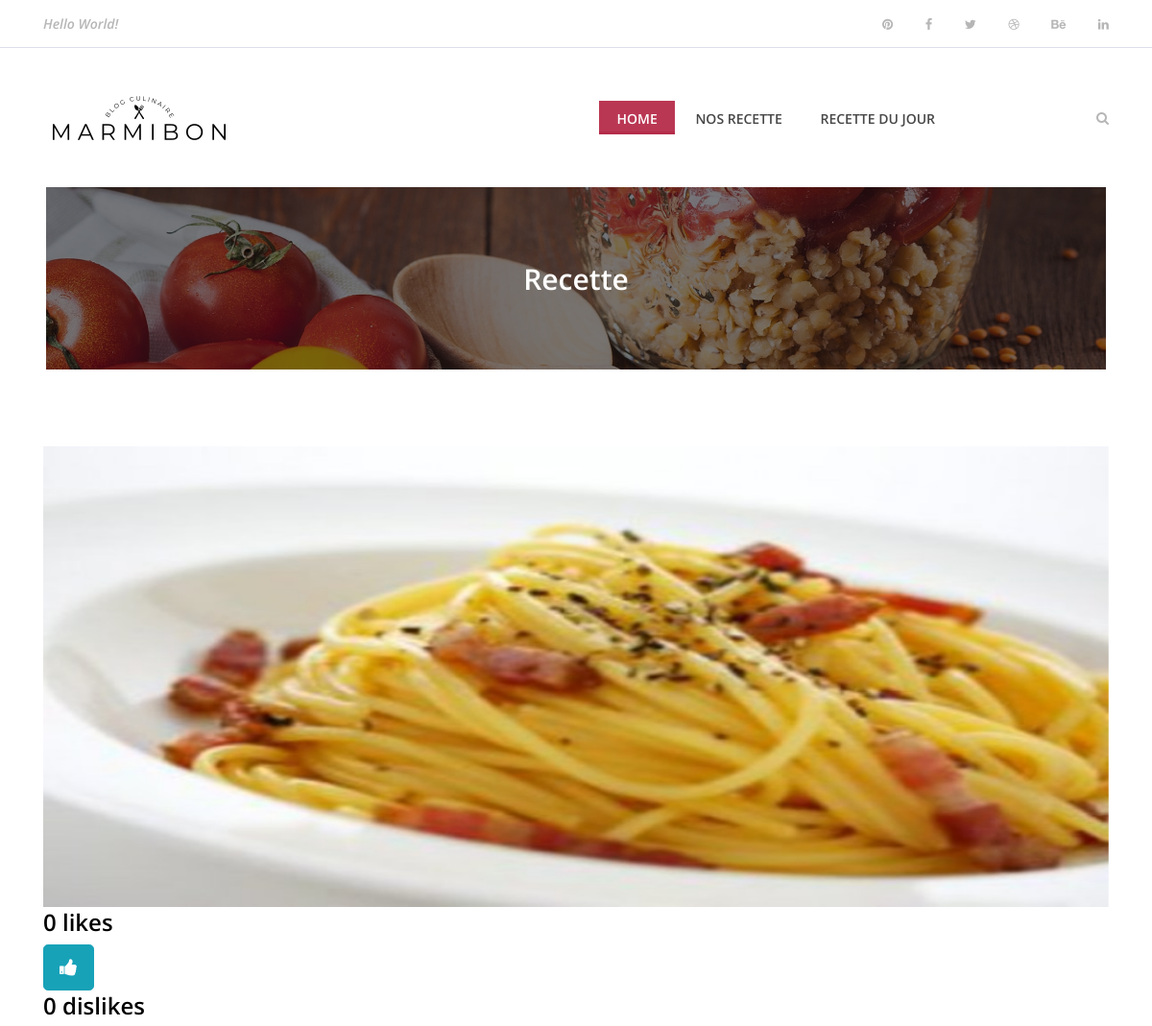
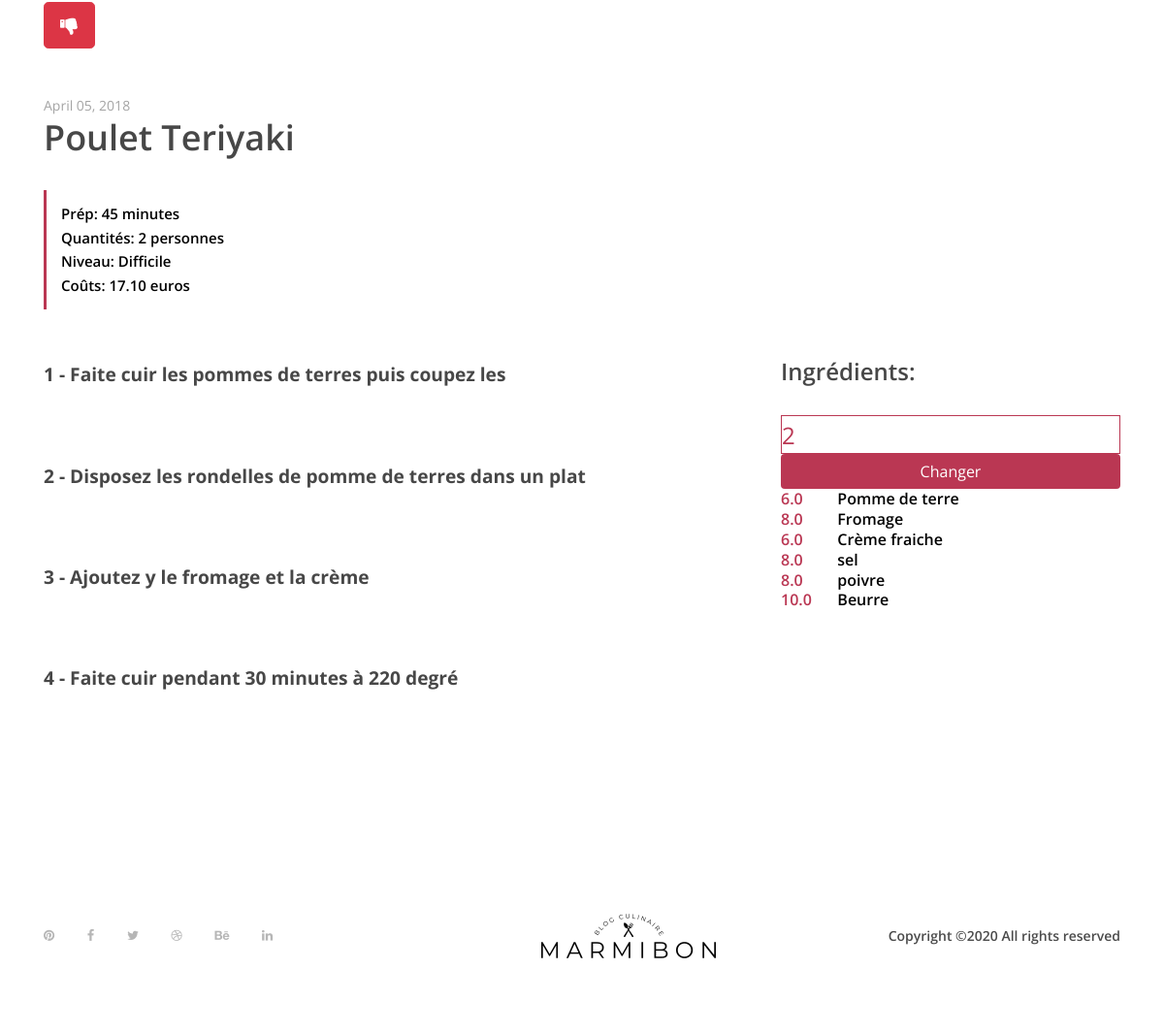
/?recipeID=3, run on the app's committed database (2 pictures, top to bottom).
### tables this page shows
CREATE TABLE IF NOT EXISTS `recette` (
  `Id_recette` bigint(255) NOT NULL AUTO_INCREMENT,
  `Name_recette` varchar(255) DEFAULT NULL,
  `img_recette` varchar(255) NOT NULL,
  `time_recette` varchar(255) DEFAULT NULL,
  `number_recette` bigint(255) DEFAULT NULL,
  `level_recette` varchar(255) DEFAULT NULL,
  `cost_recette` varchar(255) DEFAULT NULL,
  `description_recette` text NOT NULL,
  `Id_Ingredient` bigint(255) NOT NULL,
  `likes` int(255) NOT NULL,
  `dislikes` int(255) NOT NULL,
  PRIMARY KEY (`Id_recette`)
);

CREATE TABLE IF NOT EXISTS `directive` (
  `Id_recette_directive` bigint(255) NOT NULL,
  `dir1_directive` text DEFAULT NULL,
  `dir2_directive` text DEFAULT NULL,
  `dir3_directive` text DEFAULT NULL,
  `dir4_directive` text DEFAULT NULL,
  `dir5_directive` text DEFAULT NULL,
  `dir6_directive` text DEFAULT NULL,
  `dir7_directive` text DEFAULT NULL,
  `dir8_directive` text DEFAULT NULL,
  `dir9_directive` text DEFAULT NULL,
  `dir10_directive` text DEFAULT NULL,
  PRIMARY KEY (`Id_recette_directive`)
);

CREATE TABLE IF NOT EXISTS `ingredient` (
  `Id_recette_ingredient` bigint(255) NOT NULL,
  `srv` bigint(255) NOT NULL,
  `ing1_ingredient` varchar(255) DEFAULT NULL,
  `ing2_ingredient` varchar(255) DEFAULT NULL,
  `ing3_ingredient` varchar(255) DEFAULT NULL,
  `ing4_ingredient` varchar(255) DEFAULT NULL,
  `ing5_ingredient` varchar(255) DEFAULT NULL,
  `ing6_ingredient` varchar(255) DEFAULT NULL,
  `ing7_ingredient` varchar(255) DEFAULT NULL,
  `ing8_ingredient` varchar(255) DEFAULT NULL,
  `ing9_ingredient` varchar(255) DEFAULT NULL,
  `ing10_ingredient` varchar(255) DEFAULT NULL,
  `qty1` decimal(10,1) DEFAULT NULL,
  `qty2` decimal(10,1) DEFAULT NULL,
  `qty3` decimal(10,1) DEFAULT NULL,
  `qty4` decimal(10,1) DEFAULT NULL,
  `qty5` decimal(10,1) DEFAULT NULL,
  `qty6` decimal(10,1) DEFAULT NULL,
  `tqty1` decimal(10,1) DEFAULT NULL,
  `tqty2` decimal(10,1) DEFAULT NULL,
  `tqty3` decimal(10,1) DEFAULT NULL,
  `tqty4` decimal(10,1) DEFAULT NULL,
  `tqty5` decimal(10,1) DEFAULT NULL,
  `tqty6` decimal(10,1) DEFAULT NULL,
  PRIMARY KEY (`Id_recette_ingredient`)
);

### controllers/controller.php (called while the page is built, shortened)
<?php
require('models/model.php');
function singleRecipe(){
    $recipe = new Recette();
    $recipe = $recipe->recipe($_GET['recipeID']);
    $ingredient = new Recette();
    $ingredient = $ingredient->ingredient($_GET['recipeID']);
    $tquantity = new Recette();
    $tquantity = $tquantity->tquantity($_GET['recipeID']);
    $directive = new Recette();
    $directive = $directive->directive($_GET['recipeID']);
    $service = new Recette();
    $service = $service->service($_GET['recipeID']);
    require('views/recipe.php');
}

### public/connect.php (called while the page is built)
<?php
class Databases
{
    public function connect()
    {
        try
        {
            $db = new PDO('mysql:host=localhost;dbname=marmibon;port=3308;charset=utf8', 'root', '');
            return $db;
        }
        catch(Exception $e)
        {
            die('Erreur : '.$e->getMessage());
        }
    }
}

### models/model.php (called while the page is built, shortened)
<?php
require_once('public/connect.php');
class Recette extends Databases{
    public function recipe($recipeID){
        $recette = $this->connect()->prepare('SELECT * FROM recette WHERE id_recette='.$recipeID.'');
        $recette->execute();
        $result = $recette->fetch(PDO::FETCH_ASSOC);
        return $result;
     }
     public function ingredient($recipeID){
        $recette = $this->connect()->prepare('SELECT ing1_ingredient, ing2_ingredient, ing3_ingredient, ing4_ingredient, ing5_ingredient,
        ing6_ingredient, ing7_ingredient, ing8_ingredient, ing9_ingredient, ing10_ingredient
        FROM ingredient WHERE id_recette_ingredient='.$recipeID.'');
        $recette->execute();
        $result = $recette->fetch(PDO::FETCH_ASSOC);
        return $result;
     }
     public function tquantity($recipeID){
        $recette = $this->connect()->prepare('SELECT tqty1, tqty2, tqty3, tqty4, tqty5,
        tqty6
        FROM ingredient WHERE id_recette_ingredient='.$recipeID.'');
        $recette->execute();
        $result = $recette->fetch(PDO::FETCH_ASSOC);
        return $result;
     }
     public function service($recipeID){
        $recette = $this->connect()->prepare('SELECT srv
        FROM ingredient WHERE id_recette_ingredient='.$recipeID.'');
        $recette->execute();
        $result = $recette->fetch(PDO::FETCH_ASSOC);
        return $result;
     }
     public function directive($recipeID){
        $recette = $this->connect()->prepare('SELECT dir1_directive, dir2_directive, dir3_directive, dir4_directive, dir5_directive,
        dir6_directive, dir7_directive, dir8_directive, dir9_directive, dir10_directive FROM directive WHERE Id_recette_directive='.$recipeID.'');
        $recette->execute();
        $result = $recette->fetch(PDO::FETCH_ASSOC);
        return $result;
     }
}

### views/recipe.php (the view, shortened to what this page needs)
 <div class="breadcumb-area bg-img bg-overlay" style="background-image: url(public/img/bg-img/breadcumb3.jpg);">
        <div class="container h-100">
            <div class="row h-100 align-items-center">
                <div class="col-12">
                    <div class="breadcumb-text text-center">
                        <h2>Recette</h2>
                    </div>
                </div>
            </div>
        </div>
    </div>
    <div class="receipe-post-area section-padding-80">
        <div class="container" id="like">
            <div class="row">
                <div class="col-12">
                    <div class="receipe-slider owl-carousel">
                        <img style="height:60vh;" src="<?=$recipe['img_recette']?>" alt="">
                    </div>
                    <h4><?=$recipe['likes']?> likes</h4>
                    <form action="" method="POST">
                    <button onclick='window.location.hash="like"'; type="submit" name="like" value="1" class="btn btn-info btn-lg" id="like">
                    <i class="fa fa-thumbs-up"></i>
                    </button>
                    <h4><?=$recipe['dislikes']?> dislikes</h4>
                    <button onclick='window.location.hash="like"'; type="submit" name="dislike" value="1" class="btn btn-danger btn-lg">
                    <i class="fa fa-thumbs-down"></i>
                    </button>
                    </form>
                </div>
            </div>
        </div>
        <div class="receipe-content-area">
            <div class="container">
                <div class="row">
                    <div class="col-12 col-md-8">
                        <div class="receipe-headline my-5">
                            <span>April 05, 2018</span>
                            <h2><?=$recipe['Name_recette'] ?></h2>
                            <div class="receipe-duration">
                                <h6>Prép: <?=$recipe['time_recette']?></h6>
                                <h6>Quantités: <?=$recipe['number_recette']?> personnes</h6>
                                <h6>Niveau: <?=$recipe['level_recette']?></h6>
                                <h6>Coûts: <?=$recipe['cost_recette']?></h6>
                            </div>
                        </div>
                    </div>
                </div>
                <div class="row">
                    <div class="col-12 col-lg-8">
                        <?php
                            foreach($directive as $dir){
                                if( $dir != NULL ){
                        ?>
                        <div class="single-preparation-step d-flex">
                            <p style="color:#474747; font-size:1.2rem;font-weight:bold"> <?=$dir?> </p>
                        </div>
                        <?php
                                }
                            }
                        ?>
                    </div>
                    <div class="col-12 col-lg-4">
                        <div class="ingredients">
                            <h4>Ingrédients:</h4>
                            <form id="change" action="" method="POST" class="d-flex flex-column w-100">
                            <input style="border:1px solid #ba3753; color:#ba3753;height:40px;font-size:1.5rem" type="number" name="srv" value="<?=$service['srv']?>">
                            <button onclick='window.location.hash="change"'; class="btn btn-success" style="background:#ba3753 !important; border:none;" type="submit" value="ajouter" name="action">Changer</button>
                            <div style="display:flex;">
                            </form>
                            <h6 class="tqty" style="display:flex; flex-direction:column; width:100px; color:#ba3753;">
                            <?php
                                foreach($tquantity as $tqty){
                                    if( $tqty != 0 ){
                            ?>
                                <?= $tqty."<br>"?>
                            <?php
                                }
                            }
                            ?>
                            </h6>
                            <h6 style="display:flex; flex-direction:column; width:500px">
                            <?php
                                foreach( $ingredient as $ing ){
                                    if( $ing != NULL ){
                            ?>
                               <?= $ing."<br>"?>
                            <?php
                                    }
                                }
                            ?>
                            </h6>
                            </div>
                        </div>
                    </div>
                </div>
            </div>
        </div>
<?php require('templates/template.php'); ?>

### data on the page
recette: img_recette (picture), likes "0", dislikes "0", Name_recette "Poulet Teriyaki", time_recette "45 minutes", number_recette "2", level_recette "Difficile", cost_recette "17.10 euros"
directive: dir1_directive "1 - Faite cuir les pommes de terres puis coupez les", dir2_directive "2 - Disposez les rondelles de pomme de terres dans un plat", dir3_directive "3 - Ajoutez y le fromage et la crème", dir4_directive "4 - Faite cuir pendant 30 minutes à 220 degré"
ingredient: srv "2", tqty6 "10.0", ing1_ingredient "Pomme de terre", ing2_ingredient "Fromage", ing3_ingredient "Crème fraiche", ing4_ingredient "sel", ing5_ingredient "poivre", ing6_ingredient "Beurre"

### other printed values
$tqty "6.0"
$tqty "8.0"
